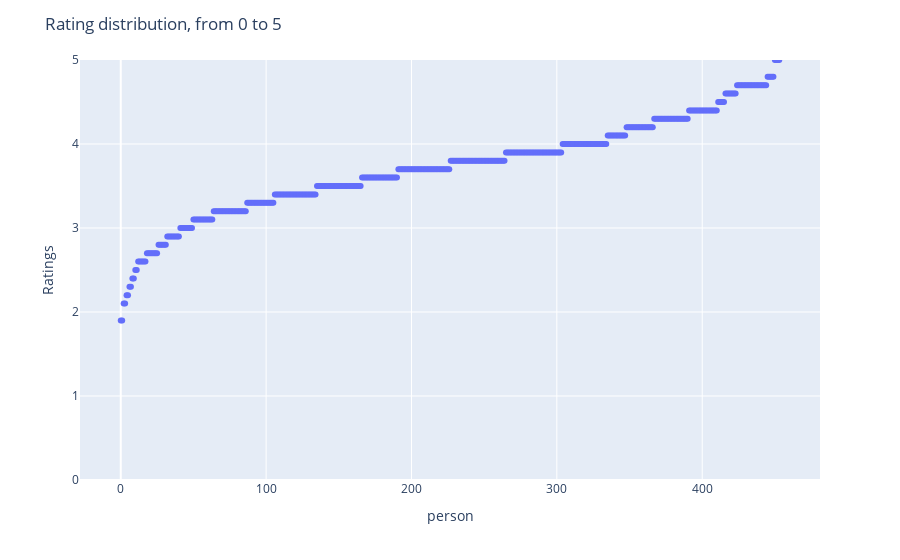

The cell this chart's notebook holds for it:
### Markdown cell above
### 1D

### Code cell
df_dropRating = df_dropped.drop(df_dropped.loc[df_dropped['Rating'] == -1].index)
df_dropRating.sort_values(by='Rating', inplace=True)
df_dropRating['Rating'].head(20)
fig = px.scatter(y = df_dropRating['Rating'])
fig.update_yaxes(range=[0, 5])
fig.update_layout(title="Rating distribution, from 0 to 5", xaxis_title="person",
    yaxis_title="Ratings")
fig.show()

### Figure 1 — Plotly figure (JSON) as saved in the notebook; plotly's stock layout.template omitted (floating-point values rounded to 4 significant figures; data arrays with more than 128 entries replaced by an {"elided": "..."} marker saying what was removed)
{"data": [{"hovertemplate": "x=%{x}<br>y=%{y}<extra></extra>", "legendgroup": "", "marker": {"color": "#636efa", "symbol": "circle"}, "mode": "markers", "name": "", "orientation": "v", "showlegend": false, "type": "scatter", "x": {"elided": "454 int values"}, "xaxis": "x", "y": {"elided": "454 float values"}, "yaxis": "y"}], "layout": {"legend": {"tracegroupgap": 0}, "margin": {"t": 60}, "title": {"text": "Rating distribution, from 0 to 5"}, "xaxis": {"anchor": "y", "domain": [0, 1], "title": {"text": "person"}}, "yaxis": {"anchor": "x", "domain": [0, 1], "range": [0, 5], "title": {"text": "Ratings"}}}}
